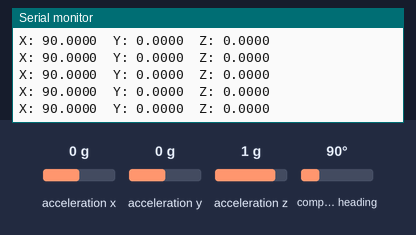
Bench run of a sketch on a simulated Arduino Uno, built with avr-gcc and run on an emulated ATmega328P. Parts: the last lines printed to the serial monitor. The test bench sets the inputs (shaded band); at power-on: acceleration x 0 g, acceleration y 0 g, acceleration z 1 g, compass heading 90°.

Above: at 2.2 s.
2.3 s: acceleration x set to 0.8 g
At 2.9 s:
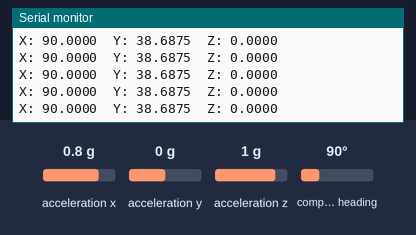
5.3 s: acceleration y set to 0.8 g
At 6.4 s:
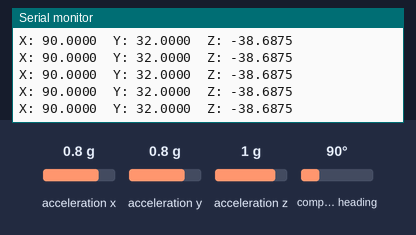
8.3 s: acceleration z set to -1.4 g
At 9.1 s:
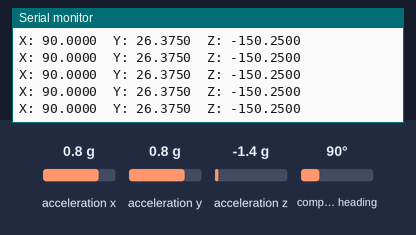
11.3 s: compass heading set to 7°
At 12.2 s:
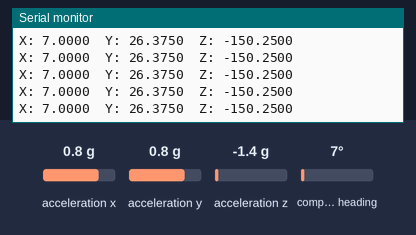
14.3 s: acceleration x set to 0 g
At 15.3 s:
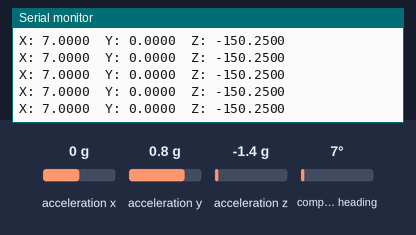
17.3 s: compass heading set to 180°
At 18.4 s:
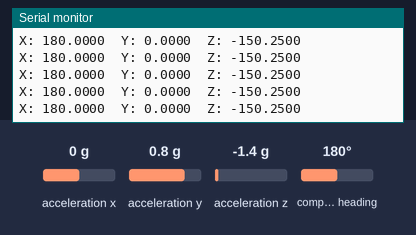
Timing chart, 0 to 20.3 s (numbered marks = the images above; inputs shaded):
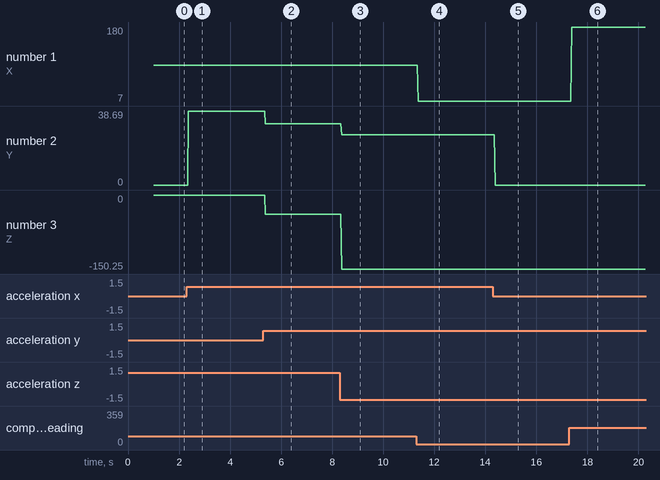

The sketch:

BNO055_test_02.ino
```cpp
#include <Wire.h>
#include <Adafruit_Sensor.h>
#include <Adafruit_BNO055.h>
#include <utility/imumaths.h>

Adafruit_BNO055 bno = Adafruit_BNO055(55);


// timing variables
long startTime = 0;
long endTime = 0;
int timingCycleCounter = 0;
int TIMED_CYCLES = 100;
long avgTime = 0;
long totalTime = 0;
float frequency = 0; // Hz


void setup(void)
{
  Serial.begin(9600);
  Serial.println("Orientation Sensor Test"); Serial.println("");

  /* Initialise the sensor */
  if(!bno.begin())
  {
    /* There was a problem detecting the BNO055 ... check your connections */
    Serial.print("Ooops, no BNO055 detected ... Check your wiring or I2C ADDR!");
    while(1);
  }

  delay(1000);

  bno.setExtCrystalUse(true);
}

void loop(void)
{
  /*if(timingCycleCounter == 0) { // first run
    startTime = micros();
    timingCycleCounter++;
  } else if(timingCycleCounter >= TIMED_CYCLES) { // finished test, report output and reset
    endTime = micros();
    totalTime = endTime - startTime;
    frequency = (float)TIMED_CYCLES / totalTime * 1000000;
    avgTime = totalTime / TIMED_CYCLES;
    Serial.print(TIMED_CYCLES);
    Serial.print(" cycles averaged ");
    Serial.print(avgTime);
    Serial.print(" microseconds per loop resulting in ");
    Serial.print(frequency);
    Serial.println(" Hz");
    timingCycleCounter = 0;
  } else { // middle of testing
    timingCycleCounter++;
  }

  /* Get a new sensor event */
  sensors_event_t event;
  bno.getEvent(&event);

  /* Display the floating point data */
  Serial.print("X: ");
  Serial.print(event.orientation.x, 4);
  Serial.print("\tY: ");
  Serial.print(event.orientation.y, 4);
  Serial.print("\tZ: ");
  Serial.println(event.orientation.z, 4);
  //Serial.println("");

  //delay(100);
}
```

Measured:
- after the input at 2.3 s, the serial monitor: prints a new line after 0.07 s (image 1)
- after the input at 5.3 s, the serial monitor: prints a new line after 0.09 s (image 2)
- after the input at 8.3 s, the serial monitor: prints a new line after 0.07 s (image 3)
- after the input at 11.3 s, the serial monitor: prints a new line after 0.07 s (image 4)
- after the input at 14.3 s, the serial monitor: prints a new line after 0.09 s (image 5)
- after the input at 17.3 s, the serial monitor: prints a new line after 0.09 s (image 6)
- plotted number 1: 90 → 7 after the input at 11.3 s, 7 → 180 after the input at 17.3 s
- plotted number 2: 0 → 38.69 after the input at 2.3 s, 38.69 → 32 after the input at 5.3 s, 32 → 26.38 after the input at 8.3 s, 26.38 → 0 after the input at 14.3 s
